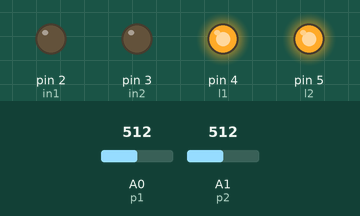
Recording of a sketch running on a simulated Arduino Uno, built with avr-gcc and run on an emulated ATmega328P. On the bench: output pins drawn as LEDs (lit = HIGH). Inputs (shaded band) come from the test bench; at power-on: A0 (p1) = 512, A1 (p2) = 512. What the sketch prints to the serial monitor is not drawn.

Above: at 1.5 s.
At 5.5 s:
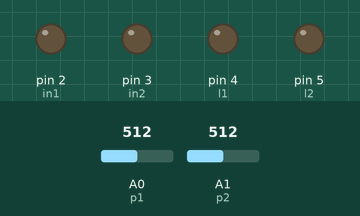
Timing chart, 0 to 7.9 s (numbered marks = the images above):
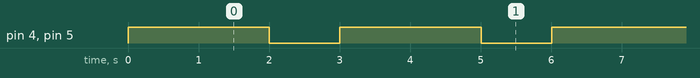

Measured:
- by itself, pin 4 (l1), pin 5 (l2): alternates HIGH for 2.0 s and LOW for 1.0 s
- by itself, everything shown: repeats every 3.0 s, in 4 steps

The sketch:

box.ino
```cpp
int in1 = 2;
int in2 = 3;

int l1 = 4;
int l2 = 5;

int butn = 6;

int p1 = A0;
int p2 = A1;


void setup(){
pinMode(in1, OUTPUT);
pinMode(in2, OUTPUT);
pinMode(l1, OUTPUT);
pinMode(l2, OUTPUT);


pinMode(butn, INPUT);
pinMode(p1, INPUT);
pinMode(p2, INPUT);

Serial.begin(9600);

close();
}

void open(){
  Serial.println("open");
  lasers(1);
  while(!is_open()){
    Serial.println("opening");
    digitalWrite(in1, HIGH);
    digitalWrite(in2, LOW);
  }

  digitalWrite(in1, LOW);
  digitalWrite(in2, LOW);
  lasers(0);
  Serial.println("opened");
}

void close(){
  Serial.println("close");
  lasers(1);
  while(!is_close()){
    Serial.println("closing");
    digitalWrite(in1, HIGH);
    digitalWrite(in2, LOW);
  }

  digitalWrite(in1, LOW);
  digitalWrite(in2, LOW);
  lasers(0);
  Serial.println("closed");
}

void lasers(int state){
  if (state == 1){
    digitalWrite(l1, HIGH);
    digitalWrite(l2, HIGH);
  }

  if (state == 0){
    digitalWrite(l1, LOW);
    digitalWrite(l2, LOW);
  }
}

boolean is_close(){
  lasers(1);
  int sensor_a0 = smooth_read(A0);
  int sensor_a1 = smooth_read(A1);
  lasers(0);
  return sensor_a0 > 100 and sensor_a1 > 100;
}

boolean is_open(){
  lasers(1);
  int sensor_a0 = smooth_read(A0);
  int sensor_a1 = smooth_read(A1);
  lasers(0);
  return sensor_a0 < 100 and sensor_a1 < 100;
}

int smooth_read(int pin){
    byte num_reads = 10;
    int sum = 0;
    int avr = 0;
      for (byte i = 0; i < num_reads; i++) {
      sum = sum + analogRead(pin);
      delay(50);
      }

    avr = sum / num_reads;

    return avr;
}

void loop(){
 if (is_close() == true){
  //open();
 }
  delay(1000);
 if (is_open() == true){
  //close();
 }

}
```
